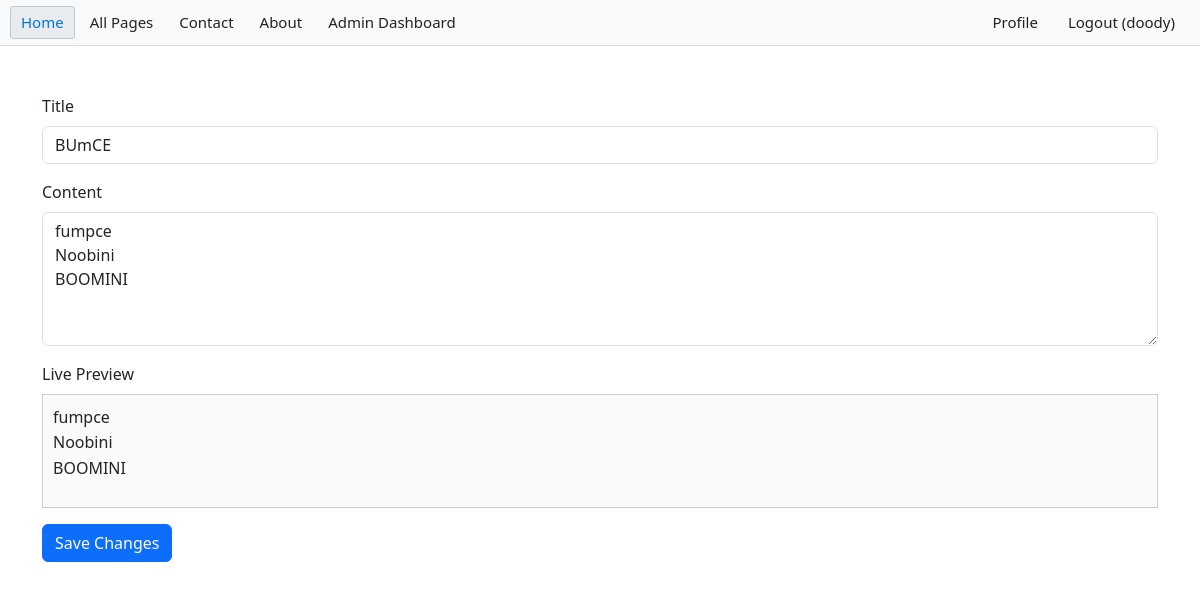
The app's page /suggest_page_edit/bumce (signed in) with its own data.
### app/models.py (models this page shows, shortened)
class User(db.Model, UserMixin):
    id = db.Column(db.Integer, primary_key=True)
    username = db.Column(db.String(150), unique=True, nullable=False)
    email = db.Column(db.String(150), unique=True, nullable=False)
    password = db.Column(db.String(200), nullable=False)
    is_admin = db.Column(db.Boolean, default=False)

class Page(db.Model):
    id = db.Column(db.Integer, primary_key=True)
    title = db.Column(db.String(200), nullable=False)
    content = db.Column(db.Text, nullable=False)
    slug = db.Column(db.String(200), unique=True, nullable=False)
    created_at = db.Column(db.DateTime, server_default=db.func.now())
    updated_at = db.Column(db.DateTime, server_default=db.func.now(), onupdate=db.func.now())
    author_id = db.Column(db.Integer, db.ForeignKey('user.id'), nullable=False)
    author = db.relationship('User', backref=db.backref('pages', lazy=True))

### app/routes/user.py (the view, shortened to what this page needs)
@login_required
@bp.route('/suggest_page_edit/<slug>', methods=['GET', 'POST'])
def suggest_page_edit(slug):
    from app.models import Page, Suggestion
    from app.forms import NewPageForm
    from app import db
    page = Page.query.filter_by(slug=slug).first_or_404()
    form = NewPageForm(obj=page)
    if not current_user.is_authenticated:
        flash('You must be logged in to suggest edits.', 'error')
        return redirect(url_for('user.view_page', slug=slug))
    return render_template('suggest_page_edit.html', form=form, page=page)

### app/forms.py
class NewPageForm(FlaskForm):
    title = StringField('Title', validators=[DataRequired(), Length(max=200)])
    content = TextAreaField('Markdown Content', validators=[DataRequired()])
    submit = SubmitField('Create Page')

### app/__init__.py (called while the page is built)
def create_app():
    app = Flask(__name__)
    app.config.from_object('config.Config')
    csrf = CSRFProtect(app)
    db.init_app(app)
    login_manager.init_app(app)
    migrate.init_app(app, db)
    cache.init_app(app)
    app.config['CACHE_TYPE'] = 'SimpleCache'
    from app import models  # Import models to register them with SQLAlchemy
    @login_manager.user_loader
    def load_user(user_id):
        from app.models import User
        return User.query.get(int(user_id))
    load_user.__name__ = 'load_user'
    from app.routes import register_blueprints
    register_blueprints(app)
    return app

### app/templates/suggest_page_edit.html (shortened to what this page needs)
{% extends "base.html" %}
{% block content %}
<div class="container mt-5">
    <form method="POST" action="{{ url_for('user.suggest_page_edit', slug=page.slug) }}">
        <div class="mb-3">
            <label for="title" class="form-label">Title</label>
            {{ form.title(class="form-control", placeholder="Enter page title", value=page.title) }}
        </div>
        <div class="mb-3">
            <label for="content" class="form-label">Content</label>
            {{ form.content(class="form-control", id="markdown-input", rows=5, placeholder="Enter page content") }}
        </div>
        <div class="mb-3">
            <label class="form-label">Live Preview</label>
            <div id="markdown-preview" style="border:1px solid #ccc; padding:10px; min-height:100px; background:#fafafa; line-height: 1.6;"></div>
        </div>
        <button type="submit" class="btn btn-primary">Save Changes</button>
    </form>
</div>
{% endblock %}

### app/templates/base.html (shortened to what this page needs)
<!DOCTYPE html>
<html lang="en">
<head>
    <link href="https://cdn.jsdelivr.net/npm/bootstrap@5.3.2/dist/css/bootstrap.min.css" rel="stylesheet">
</head>
<body>
    <div class="topnav">
        <a class="active" href="{{ url_for('user.home') }}">Home</a>
        <a href="{{ url_for('user.all_pages')}}">All Pages</a>
        <a href="#">Contact</a>
        <a href="#">About</a>
        {% if current_user.is_authenticated %}
            {% if current_user.is_admin %}
                <a href="{{ url_for('admin.dashboard') }}">Admin Dashboard</a>
            {% endif %}
            <a href="{{ url_for('auth.logout') }}" class="right">Logout ({{ current_user.username }})</a>
            <a href="{{ url_for('user.profile', username=current_user.username) }}" class="right">Profile</a>
        {% else %}
            <a href="{{ url_for('auth.login') }}" class="right">Login</a>
            <a href="{{ url_for('auth.register') }}" class="right">Register</a>
        {% endif %}
    </div>
    {% block content %}{% endblock %}
</body>
</html>

### app/templates/base.html (style rules this page uses)
.topnav { background-color: #f8f9fa; border-bottom: 1px solid #ddd; overflow: hidden; padding: 0 10px; font-family: 'Segoe UI', Tahoma, Geneva, Verdana, sans-serif; }
.topnav a { float: left; color: #222; background: none; border: 1px solid transparent; margin: 6px 4px 6px 0; padding: 4px 10px; text-align: center; text-decoration: none; font-size: 15px; border-radius: 3px; }
.topnav a:hover, .topnav a.active { background-color: #e9ecef; border: 1px solid #bfc8d1; color: #0074d9; }
.topnav .right { float: right; margin-left: 4px; }

### records on screen
User: username "doody"
Page: title "BUmCE", content "fumpce Noobini BOOMINI"
